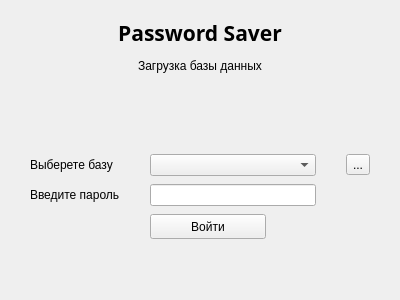
<?xml version="1.0" encoding="UTF-8"?>
<ui version="4.0">
 <class>Dialog</class>
 <widget class="QDialog" name="Dialog">
  <property name="geometry">
   <rect>
    <x>0</x>
    <y>0</y>
    <width>400</width>
    <height>300</height>
   </rect>
  </property>
  <property name="sizePolicy">
   <sizepolicy hsizetype="Preferred" vsizetype="Preferred">
    <horstretch>0</horstretch>
    <verstretch>0</verstretch>
   </sizepolicy>
  </property>
  <property name="minimumSize">
   <size>
    <width>400</width>
    <height>300</height>
   </size>
  </property>
  <property name="maximumSize">
   <size>
    <width>400</width>
    <height>300</height>
   </size>
  </property>
  <property name="windowTitle">
   <string>Dialog</string>
  </property>
  <layout class="QGridLayout" name="gridLayout">
   <property name="leftMargin">
    <number>30</number>
   </property>
   <property name="topMargin">
    <number>10</number>
   </property>
   <property name="rightMargin">
    <number>30</number>
   </property>
   <property name="bottomMargin">
    <number>50</number>
   </property>
   <property name="horizontalSpacing">
    <number>30</number>
   </property>
   <property name="verticalSpacing">
    <number>0</number>
   </property>
   <item row="3" column="0">
    <widget class="QLabel" name="label_3">
     <property name="sizePolicy">
      <sizepolicy hsizetype="Preferred" vsizetype="Maximum">
       <horstretch>0</horstretch>
       <verstretch>0</verstretch>
      </sizepolicy>
     </property>
     <property name="text">
      <string>Выберете базу</string>
     </property>
    </widget>
   </item>
   <item row="5" column="1">
    <widget class="QPushButton" name="pushButton">
     <property name="sizePolicy">
      <sizepolicy hsizetype="Ignored" vsizetype="Ignored">
       <horstretch>0</horstretch>
       <verstretch>1</verstretch>
      </sizepolicy>
     </property>
     <property name="minimumSize">
      <size>
       <width>0</width>
       <height>0</height>
      </size>
     </property>
     <property name="maximumSize">
      <size>
       <width>173</width>
       <height>25</height>
      </size>
     </property>
     <property name="sizeIncrement">
      <size>
       <width>0</width>
       <height>0</height>
      </size>
     </property>
     <property name="baseSize">
      <size>
       <width>0</width>
       <height>0</height>
      </size>
     </property>
     <property name="styleSheet">
      <string notr="true">/* margin-left: 30px;*/ 
margin-right: 50px;</string>
     </property>
     <property name="text">
      <string>Войти</string>
     </property>
     <property name="autoDefault">
      <bool>false</bool>
     </property>
    </widget>
   </item>
   <item row="1" column="0" colspan="3">
    <widget class="QLabel" name="label_2">
     <property name="sizePolicy">
      <sizepolicy hsizetype="Minimum" vsizetype="Maximum">
       <horstretch>0</horstretch>
       <verstretch>0</verstretch>
      </sizepolicy>
     </property>
     <property name="styleSheet">
      <string notr="true">padding-bottom: 70px;</string>
     </property>
     <property name="text">
      <string>Загрузка базы данных</string>
     </property>
     <property name="alignment">
      <set>Qt::AlignHCenter|Qt::AlignTop</set>
     </property>
    </widget>
   </item>
   <item row="3" column="1">
    <widget class="QComboBox" name="comboBox">
     <property name="sizePolicy">
      <sizepolicy hsizetype="Preferred" vsizetype="Fixed">
       <horstretch>0</horstretch>
       <verstretch>0</verstretch>
      </sizepolicy>
     </property>
     <property name="currentText">
      <string/>
     </property>
     <property name="insertPolicy">
      <enum>QComboBox::InsertAtBottom</enum>
     </property>
    </widget>
   </item>
   <item row="4" column="1">
    <widget class="QLineEdit" name="lineEdit">
     <property name="echoMode">
      <enum>QLineEdit::Password</enum>
     </property>
    </widget>
   </item>
   <item row="0" column="0" colspan="3">
    <widget class="QLabel" name="label">
     <property name="sizePolicy">
      <sizepolicy hsizetype="Preferred" vsizetype="Maximum">
       <horstretch>0</horstretch>
       <verstretch>0</verstretch>
      </sizepolicy>
     </property>
     <property name="font">
      <font>
       <family>Arial Black</family>
       <pointsize>16</pointsize>
       <weight>75</weight>
       <italic>false</italic>
       <bold>true</bold>
       <underline>false</underline>
       <strikeout>false</strikeout>
      </font>
     </property>
     <property name="text">
      <string>Password Saver</string>
     </property>
     <property name="alignment">
      <set>Qt::AlignHCenter|Qt::AlignTop</set>
     </property>
     <property name="wordWrap">
      <bool>false</bool>
     </property>
    </widget>
   </item>
   <item row="4" column="0">
    <widget class="QLabel" name="label_4">
     <property name="text">
      <string>Введите пароль</string>
     </property>
    </widget>
   </item>
   <item row="3" column="2">
    <widget class="QToolButton" name="toolButton">
     <property name="text">
      <string>...</string>
     </property>
     <property name="arrowType">
      <enum>Qt::NoArrow</enum>
     </property>
    </widget>
   </item>
  </layout>
 </widget>
 <tabstops>
  <tabstop>pushButton</tabstop>
  <tabstop>comboBox</tabstop>
  <tabstop>toolButton</tabstop>
  <tabstop>lineEdit</tabstop>
 </tabstops>
 <resources/>
 <connections/>
</ui>
